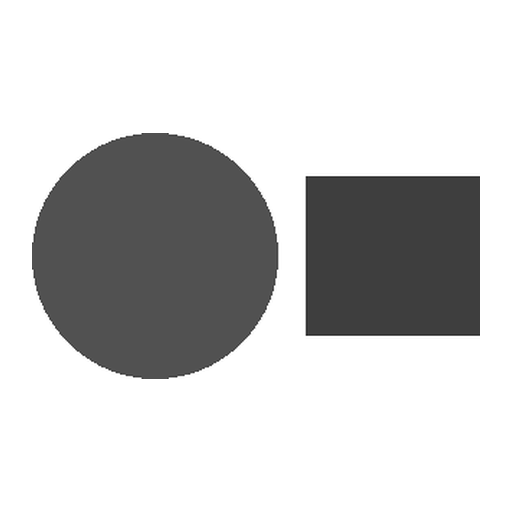
#> input picture 图包与字体包/标准化流程/_selftest/sample_std.png, 512 x 512 px
$ python -i standardize.py   (imports and definitions only)
#> lines starting #> are read from the running program, lines starting #| are printed output that depends on the picture; after the words box and inside, x2 and y2 are one past the last pixel; in counts of white or black regions, pixels touching at a corner belong together
# -*- coding: utf-8 -*-
"""
GLYPH 视觉刺激标准化流程 (standardize.py)
===========================================
目的：把所有 logo 图包 与 字体渲染样张 "剔除命题无关特征、统一到同一起点"，
     使跨文字系统的视觉比较只保留字形/结构本身，去除颜色、尺寸、留白、背景等混杂变量。

统一到同一起点 = 一张图片依次经过下列确定性步骤，任何输入都落到同一基准：
  1. 载入 → 转 RGBA（统一色彩模型）
  2. 去背景：将接近纯���/纯透明的边缘视为背景，自动裁到内容外接框（trim）
  3. 去色 / 灰度：RGB→单通道亮度（命题无关的颜色被剔除）
  4. 可选二值化（本项目默认关闭，用灰度）
  5. 等比缩放：按最长边缩放到 CONTENT 尺寸，绝不拉伸变形（保留曲直比例）
  6. 居中贴到统一正方形画布 CANVAS，四周留白固定 → 留白比例统一
  7. 归一化背景为纯白(255)，前景为灰度 → 统一起点
  8. 输出 PNG（无损）+ 记录每张图的处理参数到 manifest

设计原则：确定性、可复现、参数集中在 CONFIG，一处修改全局一致。
用法：
  python standardize.py --in <输入目录> --out <输出目录> --kind logo|font
  python standardize.py --self-test        # 生成一张合成图跑通全流程
"""
import os, sys, csv, json, argparse, hashlib
from datetime import datetime
from PIL import Image, ImageOps, ImageChops

# ---------------- CONFIG：统一起点的全部参数 ----------------
CANVAS   = 512          # 统一画布边长(px)，正方形
CONTENT  = 448          # 内容最长边缩放到的尺寸；(CANVAS-CONTENT)/2 = 32px 四周留白
BG        = 255         # 统一背景灰度(纯白)
GRAYSCALE = True        # 去色→灰度
BINARIZE  = False       # 是否二值化(纯黑白)。本项目默认 False，用灰度
BIN_THRESHOLD = 200     # 二值化阈值(仅 BINARIZE=True 时)
TRIM_BORDER_TOL = 12    # 判定"背景边"的容差：与角落像素差<该值视为背景
TRIM_ALPHA_TOL  = 8     # 透明度<该值视为透明背景
# -----------------------------------------------------------

VALID_EXT = {".jpg", ".jpeg", ".png", ".webp", ".bmp", ".gif", ".tif", ".tiff"}


def _flatten_to_white(im):
    """任何模式 → RGB，透明区域填白。"""
    im = im.convert("RGBA")
    bg = Image.new("RGBA", im.size, (255, 255, 255, 255))
    bg.alpha_composite(im)
    return bg.convert("RGB")


def _autocrop(im_rgb, im_rgba):
    """去背景/裁到内容外接框。优先用 alpha，其次用与角落同色的白边。"""
    # 1) 依据 alpha 通道
    alpha = im_rgba.split()[-1]
    bbox = None
    if alpha.getextrema()[0] < 255:  # 存在透明
        mask = alpha.point(lambda a: 255 if a > TRIM_ALPHA_TOL else 0)
        bbox = mask.getbbox()
    # 2) 依据边缘背景色（取四角均值作为背景基准）
    if bbox is None:
        w, h = im_rgb.size
        corners = [im_rgb.getpixel(p) for p in
                   [(0, 0), (w - 1, 0), (0, h - 1), (w - 1, h - 1)]]
        bg_color = tuple(sum(c[i] for c in corners) // 4 for i in range(3))
        bgimg = Image.new("RGB", im_rgb.size, bg_color)
        diff = ImageChops.difference(im_rgb, bgimg).convert("L")
        mask = diff.point(lambda d: 255 if d > TRIM_BORDER_TOL else 0)
        bbox = mask.getbbox()
    if bbox:
        return im_rgb.crop(bbox)
    return im_rgb  # 全空则原样返回


def standardize_image(path, out_path):
    """对单张图片执行完整标准化，返回处理元数据 dict。"""
#> called with path = '_selftest/sample_std.png', out_path = 'out.png'
    with Image.open(path) as raw:
#> raw is the input picture: PIL image 512x512 L; min 26, max 255, mean 202.9
        raw.load()
        orig_size = raw.size
#> orig_size = (512, 512)
        rgba = raw.convert("RGBA")
        rgb  = _flatten_to_white(raw)
#> in _flatten_to_white, `bg = Image.new("RGBA", im.size, (255, 255, 255, 255))`: bg: PIL image 512x512 RGBA; every value is 255

    # 去背景 → 内容外接框
    content = _autocrop(rgb, rgba)
#> in _autocrop, `alpha = im_rgba.split()[-1]`: alpha: PIL image 512x512 L; every value is 255
#> in _autocrop, `corners = [im_rgb.getpixel(p) for p in [(0, 0), (w - 1, 0), (0, h - 1)..`: corners = [(255, 255, 255), (255, 255, 255), (255, 255, 255), (255, 255, 255)]
#> in _autocrop, `bg_color = tuple(sum(c[i] for c in corners) // 4 for i in range(3))`: bg_color = (255, 255, 255)
#> in _autocrop, `bgimg = Image.new("RGB", im_rgb.size, bg_color)`: bgimg: PIL image 512x512 RGB; every value is 255
#> in _autocrop, `diff = ImageChops.difference(im_rgb, bgimg).convert("L")`:
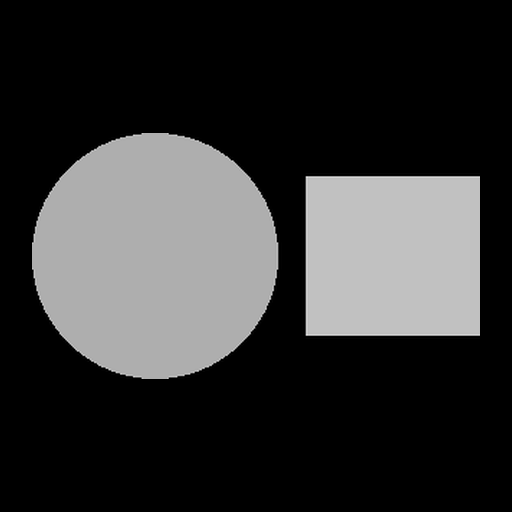
#> diff: PIL image 512x512 L; min 0, max 229, mean 52.1
#> in _autocrop, `mask = diff.point(lambda d: 255 if d > TRIM_BORDER_TOL else 0)`:
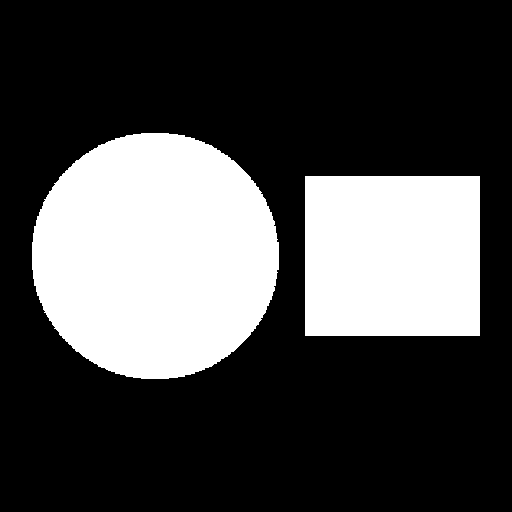
#> mask: PIL image 512x512 L; 29% white; 2 white regions, box (x1, y1, x2, y2) and area: (32, 133, 279, 379) 47972, (305, 176, 480, 336) 28000
#> in _autocrop, `bbox = mask.getbbox()`: bbox = (32, 133, 480, 379)
#> in _autocrop, `return im_rgb.crop(bbox)`:
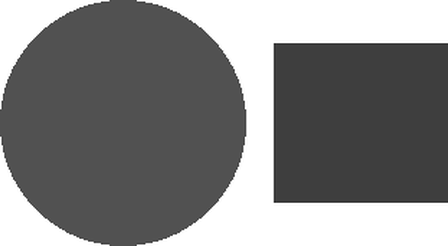
#> returned value: PIL image 448x246 RGB; min 26, max 255, mean 131
    cw, ch = content.size
#> cw = 448; ch = 246
    if cw == 0 or ch == 0:
        content = rgb
        cw, ch = content.size

    # 去色 / 灰度
    if GRAYSCALE:
        content = ImageOps.grayscale(content)   # L 模式
    if BINARIZE:
        content = content.point(lambda p: 255 if p >= BIN_THRESHOLD else 0, mode="L")

    # 等比缩放到 CONTENT 最长边（不拉伸）
    scale = CONTENT / max(cw, ch)
#> scale = 1
    new_w, new_h = max(1, round(cw * scale)), max(1, round(ch * scale))
#> new_w = 448; new_h = 246
    content = content.resize((new_w, new_h), Image.LANCZOS)

    # 居中贴到统一画布
    mode = "L"
    canvas = Image.new(mode, (CANVAS, CANVAS), BG)
    off = ((CANVAS - new_w) // 2, (CANVAS - new_h) // 2)
#> off = (32, 133)
    canvas.paste(content, off)

    os.makedirs(os.path.dirname(out_path), exist_ok=True)
    canvas.save(out_path, "PNG", optimize=True)

    with open(path, "rb") as f:
        sha = hashlib.sha1(f.read()).hexdigest()[:12]

    return {
        "src": path, "out": out_path, "src_sha1": sha,
        "orig_w": orig_size[0], "orig_h": orig_size[1],
        "content_w": cw, "content_h": ch,
        "scale": round(scale, 4),
        "canvas": CANVAS, "content_max": CONTENT,
        "grayscale": GRAYSCALE, "binarize": BINARIZE, "bg": BG,
    }


# [69 lines left out: functions run_dir, self_test, main, not called in this run]


# [2 lines not run here, left out]

>>> result = standardize_image('_selftest/sample_std.png', 'out.png')
